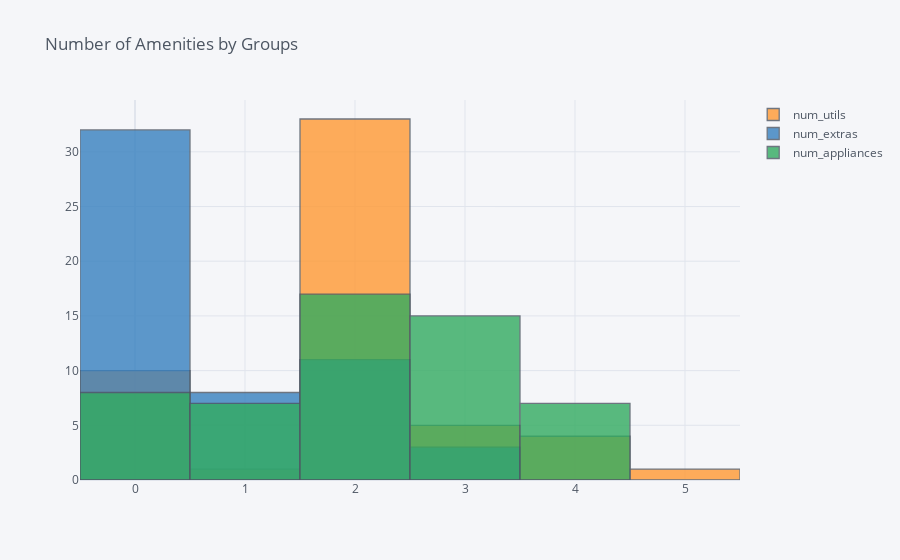

Notebook code for this chart:
### Markdown cell above
## Lets look at the bedrooms and the different utilities and extras

### Code cell
df[['num_utils', 'num_extras', 'num_appliances']].iplot(kind='histogram', 
                                                    title='Number of Amenities by Groups')
print('Utils are hydro, heat, water, internet, tv, \n\
appliances are fridge, washer&dryer, a/c, dishwasher \n\
extras are pool, gym, elevator')

### Figure 1 — Plotly figure (JSON) as saved in the notebook; plotly's stock layout.template omitted (floating-point values rounded to 4 significant figures)
{"data": [{"histfunc": "count", "histnorm": "", "marker": {"color": "rgba(255, 153, 51, 1.0)", "line": {"color": "#4D5663", "width": 1.3}}, "name": "num_utils", "opacity": 0.8, "orientation": "v", "type": "histogram", "x": [4, 2, 0, 2, 2, 2, 2, 3, 3, 2, 0, 2, 2, 0, 0, 4, 2, 2, 0, 2, 2, 2, 2, 2, 2, 2, 0, 4, 3, 3, 0, 2, 2, 4, 0, 2, 2, 3, 5, 2, 1, 2, 2, 2, 2, 2, 2, 2, 2, 2, 0, 0, 2, 2]}, {"histfunc": "count", "histnorm": "", "marker": {"color": "rgba(55, 128, 191, 1.0)", "line": {"color": "#4D5663", "width": 1.3}}, "name": "num_extras", "opacity": 0.8, "orientation": "v", "type": "histogram", "x": [0, 0, 0, 3, 3, 3, 0, 1, 0, 1, 0, 0, 0, 2, 0, 0, 2, 2, 2, 2, 2, 2, 2, 2, 2, 2, 0, 0, 0, 0, 0, 0, 0, 0, 0, 0, 1, 1, 0, 0, 0, 1, 1, 0, 0, 0, 0, 0, 0, 0, 1, 1, 0, 0]}, {"histfunc": "count", "histnorm": "", "marker": {"color": "rgba(50, 171, 96, 1.0)", "line": {"color": "#4D5663", "width": 1.3}}, "name": "num_appliances", "opacity": 0.8, "orientation": "v", "type": "histogram", "x": [2, 3, 3, 0, 0, 0, 2, 1, 2, 2, 1, 0, 0, 4, 1, 2, 1, 2, 4, 0, 0, 0, 4, 4, 4, 4, 3, 3, 3, 2, 2, 3, 4, 3, 3, 1, 3, 3, 2, 1, 1, 2, 3, 2, 2, 2, 3, 3, 3, 3, 2, 2, 2, 2]}], "layout": {"barmode": "overlay", "legend": {"bgcolor": "#F5F6F9", "font": {"color": "#4D5663"}}, "paper_bgcolor": "#F5F6F9", "plot_bgcolor": "#F5F6F9", "title": {"font": {"color": "#4D5663"}, "text": "Number of Amenities by Groups"}, "xaxis": {"gridcolor": "#E1E5ED", "showgrid": true, "tickfont": {"color": "#4D5663"}, "title": {"font": {"color": "#4D5663"}, "text": ""}, "zerolinecolor": "#E1E5ED"}, "yaxis": {"gridcolor": "#E1E5ED", "showgrid": true, "tickfont": {"color": "#4D5663"}, "title": {"font": {"color": "#4D5663"}, "text": ""}, "zerolinecolor": "#E1E5ED"}}}
